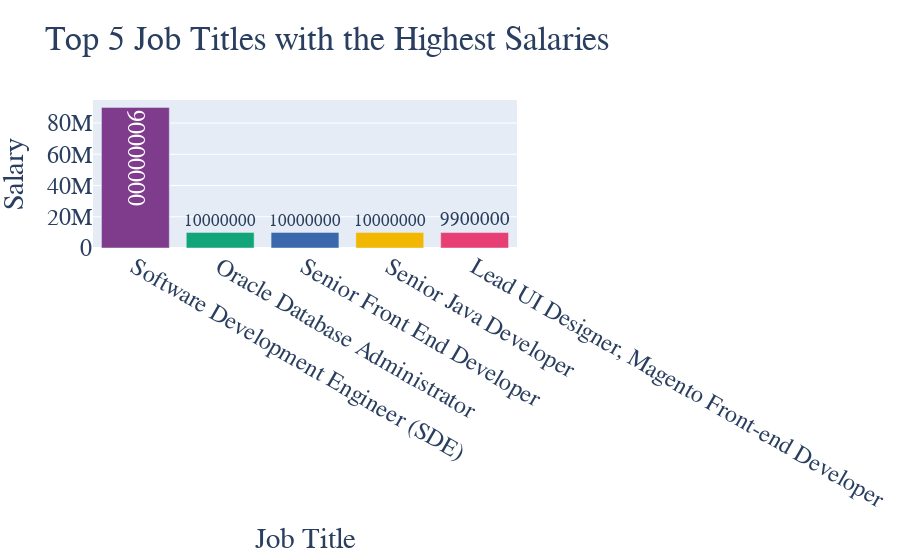

Notebook code for this chart:
### Code cell
# 3.Which are the top 3 job titles with the highest salaries
# Find the top 5 job titles with the highest salaries
top_5_jobs = df[['Job Title', 'Salary']].nlargest(5, 'Salary')
print("Top 5 job titles with the highest salaries:")
print(top_5_jobs)

# Create a bar chart using Plotly
fig = go.Figure(data=[go.Bar(
    x=top_5_jobs["Job Title"],
    y=top_5_jobs["Salary"],
    text=top_5_jobs["Salary"],
    textposition='auto',
    marker_color=px.colors.qualitative.Bold,
)])

fig.update_layout(
    title="Top 5 Job Titles with the Highest Salaries",
    xaxis_title="Job Title",
    yaxis_title="Salary",
    font=dict(size=24, family="Franklin Gothic")
)

fig.show()

### Figure 1 — Plotly figure (JSON) as saved in the notebook; plotly's stock layout.template omitted (floating-point values rounded to 4 significant figures)
{"data": [{"marker": {"color": ["rgb(127, 60, 141)", "rgb(17, 165, 121)", "rgb(57, 105, 172)", "rgb(242, 183, 1)", "rgb(231, 63, 116)", "rgb(128, 186, 90)", "rgb(230, 131, 16)", "rgb(0, 134, 149)", "rgb(207, 28, 144)", "rgb(249, 123, 114)", "rgb(165, 170, 153)"]}, "text": [90000000, 10000000, 10000000, 10000000, 9900000], "textposition": "auto", "type": "bar", "x": ["Software Development Engineer (SDE)", "Oracle Database Administrator", "Senior Front End Developer", "Senior Java Developer", "Lead UI Designer, Magento Front-end Developer"], "y": [90000000, 10000000, 10000000, 10000000, 9900000]}], "layout": {"font": {"family": "Franklin Gothic", "size": 24}, "title": {"text": "Top 5 Job Titles with the Highest Salaries"}, "xaxis": {"title": {"text": "Job Title"}}, "yaxis": {"title": {"text": "Salary"}}}}
